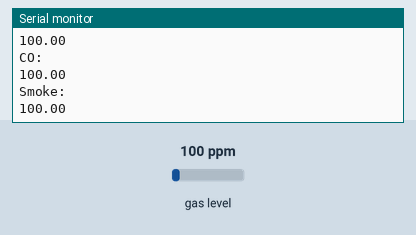
The sketch below on a simulated Arduino Uno, built with avr-gcc and run on an emulated ATmega328P. Parts: the last lines printed to the serial monitor. Inputs (shaded band) come from the test bench; at power-on: gas level 100 ppm.

Above: at 1.7 s.
1.8 s: gas level set to 20 ppm
At 2.09 s:
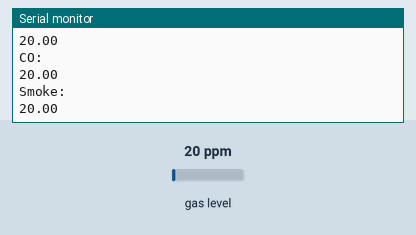
3.3 s: gas level set to 250 ppm
At 3.51 s:
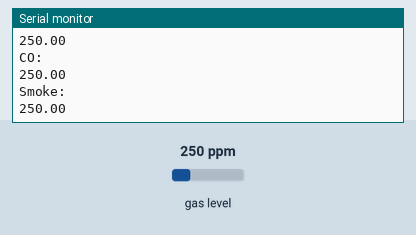
4.8 s: gas level set to 20 ppm
At 5.13 s:
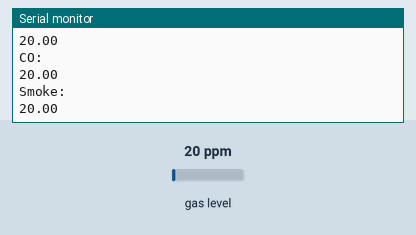
Timing chart, 0 to 7.8 s (numbered marks = the images above; inputs shaded):
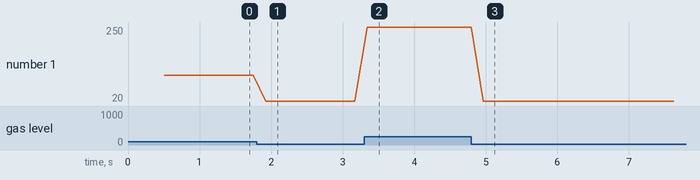

The sketch:

smoke.ino
```cpp
#include<MQ2.h>
int pin=A5;
float* value=0;
float lpg,co,smoke;

MQ2 gas(pin);

void setup(){
  Serial.begin(9600);
  gas.begin();
}

void loop(){
  value=gas.read(false);

  lpg=gas.readLPG();
  Serial.println("LPG:");
  Serial.println(lpg);
  co=gas.readCO();
  Serial.println("CO:");
  Serial.println(co);
  smoke=gas.readSmoke();
  Serial.println("Smoke:");
  Serial.println(smoke);

  delay(200);
}
```

Measured:
- after the input at 1.8 s, the serial monitor: prints a new line after 0.13 s (image 1)
- after the input at 3.3 s, the serial monitor: prints a new line after 0.05 s (image 2)
- plotted number 1: 100 → 20 after the input at 1.8 s, 20 → 250 after the input at 3.3 s
